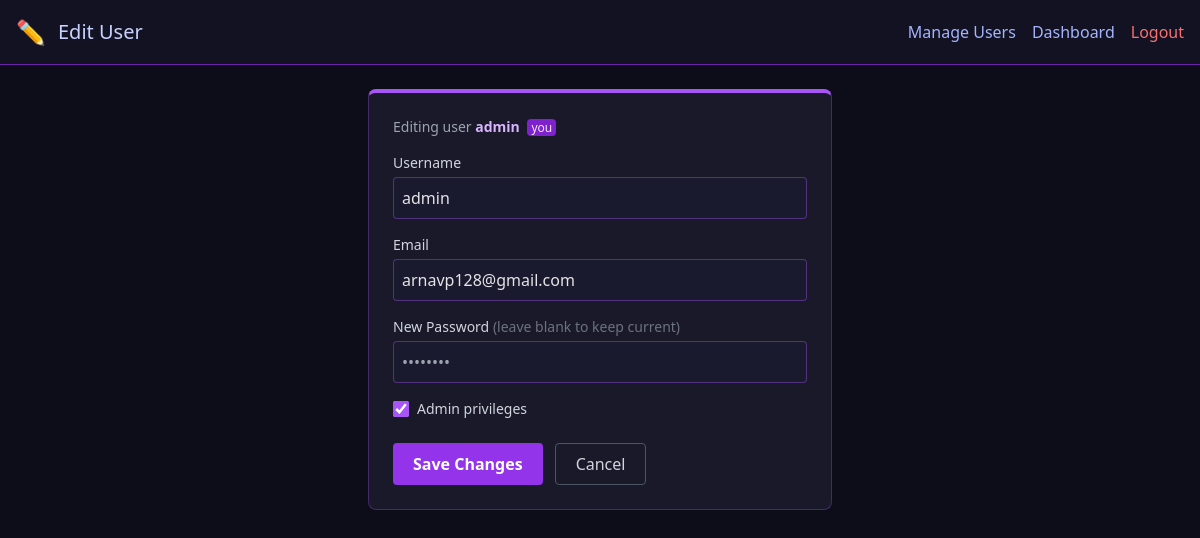
/admin/user/edit/1 (signed in), run on an earlier commit of the app's database.
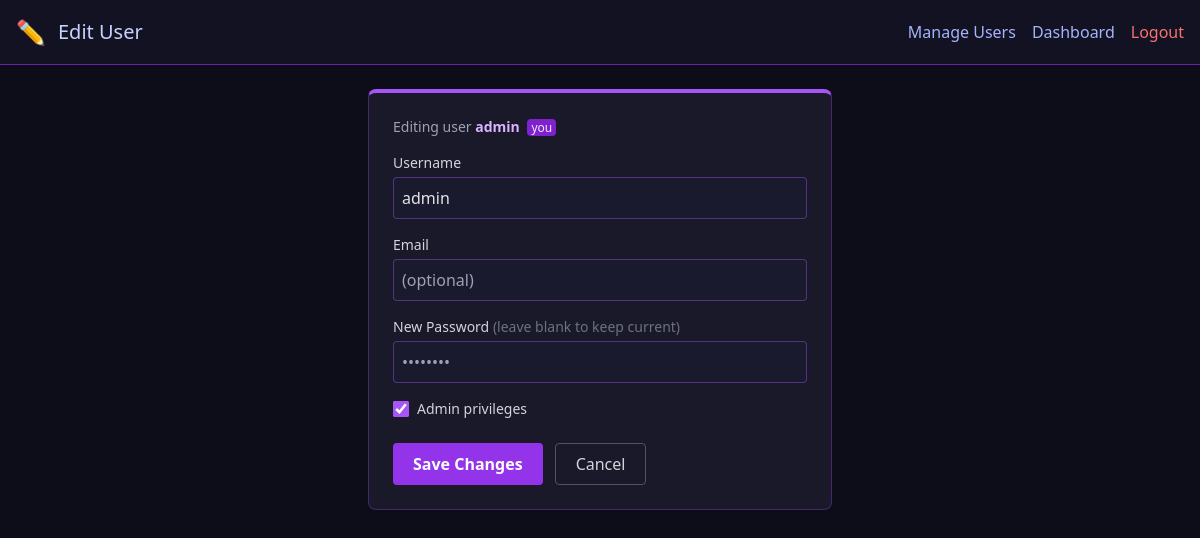
And on a later commit of the database.
### tables this page shows
CREATE TABLE users (
            id INTEGER PRIMARY KEY AUTOINCREMENT,
            username TEXT UNIQUE,
            password BLOB,
            is_admin INTEGER DEFAULT 0
        , gmail TEXT);

### blueprints/admin.py (the view, shortened to what this page needs)
@admin_bp.route('/user/edit/<int:user_id>', methods=['GET', 'POST'])
def admin_edit_user(user_id):
    denied = _require_admin()
    if denied:
        return denied
    conn = get_db_connection()
    user = conn.execute("SELECT id, username, gmail, is_admin FROM users WHERE id=?", (user_id,)).fetchone()
    if not user:
        conn.close()
        return redirect(url_for('admin.admin_users'))
    conn.close()
    return render_template('admin_edit_user.html', user=user, current_user=session.get('username'))

### app.py (called while the page is built)
@app.context_processor
def inject_user_info():
    return {
        'session_username': session.get('username'),
        'session_is_admin': is_current_user_admin() if 'username' in session else False,
    }

@app.before_request
def require_login():
    from flask import request
    public_paths = {'/login', '/forgot_password', '/favicon.ico'}
    if request.path.startswith('/static/') or request.path in public_paths:
        return None
    if 'logged_in' not in session:
        return redirect(url_for('auth.login'))
    return None

### blueprints/admin.py (called while the page is built)
def _require_admin():
    if not is_current_user_admin():
        return render_template('login.html', error="Admin access required")
    return None

### utils/auth_helpers.py (called while the page is built)
def is_current_user_admin() -> bool:
    username = session.get('username')
    if not username:
        return False
    conn = get_db_connection()
    user = conn.execute("SELECT is_admin FROM users WHERE username=?", (username,)).fetchone()
    conn.close()
    return bool(user and user['is_admin'])

### utils/db.py (called while the page is built)
def get_db_connection() -> sqlite3.Connection:
    conn = sqlite3.connect(config.DB_FILE)
    conn.row_factory = sqlite3.Row
    return conn

### templates/admin_edit_user.html (shortened to what this page needs)
<!DOCTYPE html>
<html lang="en">
<head>
  <script src="https://cdn.tailwindcss.com"></script>
</head>
<body>
  <header class="p-4 flex justify-between items-center border-b border-purple-800 bg-[#121223]">
    <div class="flex items-center gap-3">
      <span class="text-2xl">✏️</span>
      <h1 class="text-xl text-indigo-200">Edit User</h1>
    </div>
    <div class="flex items-center gap-4">
      <a href="/admin/users" class="text-indigo-300 hover:text-white">Manage Users</a>
      <a href="/admin" class="text-indigo-300 hover:text-white">Dashboard</a>
      <a href="/logout" class="text-red-400">Logout</a>
    </div>
  </header>
  <main class="p-6 max-w-lg mx-auto">
    <div class="dark-card p-6 rounded-lg">
      <div class="mb-4 text-sm text-gray-400">
        Editing user <span class="text-purple-300 font-semibold">{{ user['username'] }}</span>
        {% if user['username'] == current_user %}
          <span class="ml-1 text-xs bg-purple-700 text-purple-100 px-1 rounded">you</span>
        {% endif %}
      </div>
      <form method="POST">
        <label class="block mb-1 text-sm text-gray-300">Username</label>
        <input name="username" value="{{ user['username'] }}"
               class="input-dark w-full mb-4 p-2 rounded" required />
        <label class="block mb-1 text-sm text-gray-300">Email</label>
        <input name="email" type="email" value="{{ user['gmail'] or '' }}"
               class="input-dark w-full mb-4 p-2 rounded"
               placeholder="(optional)" />
        <label class="block mb-1 text-sm text-gray-300">
          New Password <span class="text-gray-500">(leave blank to keep current)</span>
        </label>
        <input name="password" type="password"
               class="input-dark w-full mb-4 p-2 rounded"
               placeholder="••••••••" autocomplete="new-password" />
        <label class="flex items-center gap-2 mb-6 cursor-pointer select-none">
          <input type="checkbox" name="is_admin" value="1"
                 {% if user['is_admin'] %}checked{% endif %}
                 class="w-4 h-4 accent-purple-500" />
          <span class="text-sm text-gray-300">Admin privileges</span>
        </label>
        <div class="flex gap-3">
          <button type="submit"
                  class="bg-purple-600 hover:bg-purple-700 text-white px-5 py-2 rounded font-semibold">
            Save Changes
          </button>
          <a href="/admin/users"
             class="px-5 py-2 border border-gray-600 rounded text-gray-300 hover:text-white">
            Cancel
          </a>
        </div>
      </form>
    </div>
  </main>
</body>
</html>

What changed in the data, as far as the page shows it:
changed users "admin": email "arnavp128@gmail.com" → (not shown)
